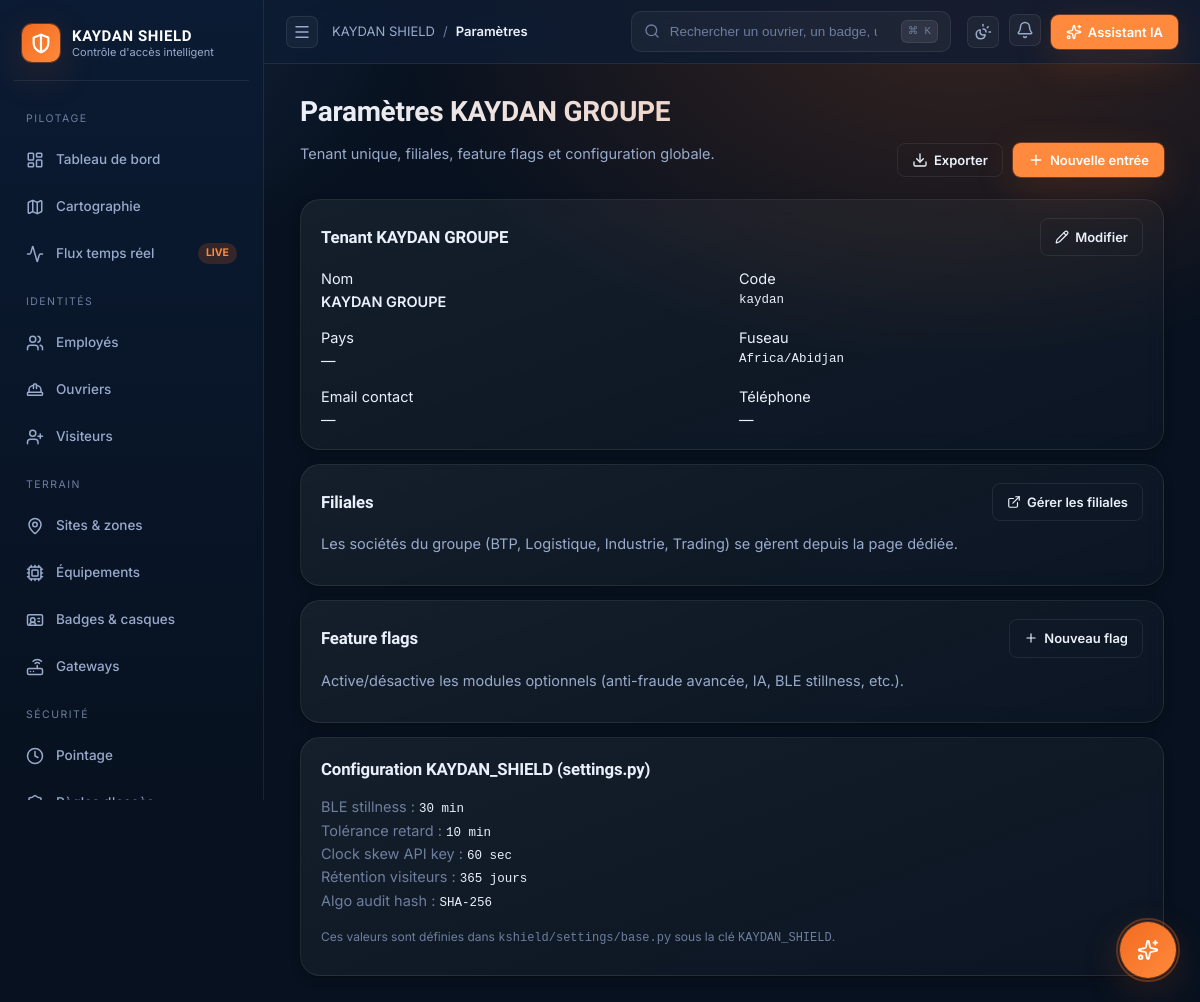
The page /settings/ (signed in) on the database its author committed.
### core/models.py (models this page shows, shortened)
class UUIDModel(models.Model):
    uuid = models.UUIDField(default=uuid.uuid4, editable=False, unique=True, db_index=True)
    class Meta:
        abstract = True

class TimeStampedModel(models.Model):
    created_at = models.DateTimeField(auto_now_add=True, db_index=True)
    updated_at = models.DateTimeField(auto_now=True)
    created_by = models.ForeignKey(
        settings.AUTH_USER_MODEL, null=True, blank=True,
        on_delete=models.SET_NULL, related_name="+",
    )
    updated_by = models.ForeignKey(
        settings.AUTH_USER_MODEL, null=True, blank=True,
        on_delete=models.SET_NULL, related_name="+",
    )
    class Meta:
        abstract = True

class Tenant(UUIDModel, TimeStampedModel):
    name = models.CharField(max_length=180)
    code = models.SlugField(max_length=40, unique=True)
    logo = models.ImageField(upload_to="tenants/logos/", null=True, blank=True)
    timezone = models.CharField(max_length=64, default="Africa/Abidjan")
    currency = models.CharField(max_length=8, default="XOF")
    is_active = models.BooleanField(default=True)
    settings = models.JSONField(default=dict, blank=True)
    class Meta:
        ordering = ["name"]

### administration/views.py (the view)
# urls.py: path("settings/",         views.SettingsView.as_view(),      name="admin-settings"),
class SettingsView(BaseAdminView):
    template_name = "administration/settings.html"
    active_nav = "settings"
    page_title = "Paramètres"
    breadcrumb = "Paramètres"
    def get_context_data(self, **kwargs):
        ctx = super().get_context_data(**kwargs)
        try:
            from core.services import get_kaydan_tenant
            ctx["tenant"] = get_kaydan_tenant()
        except Exception:
            ctx["tenant"] = None
        return ctx

### accounts/rbac.py (called while the page is built, shortened)
def user_permissions(user) -> set[str]:
    if not user or not user.is_authenticated:
        return set()
    if user.is_superuser:
        return {"*"}

### administration/views.py (called while the page is built, shortened)
    def dispatch(self, request, *args, **kwargs):
        if not request.user.is_authenticated:
            from django.shortcuts import redirect
            from urllib.parse import urlencode
            return redirect(f"/auth/login/?{urlencode({'next': request.get_full_path()})}")
        codes = self.permission_required
        return super().dispatch(request, *args, **kwargs)

    def get_context_data(self, **kwargs):
        ctx = super().get_context_data(**kwargs)
        ctx.update({
            "active_nav": self.active_nav,
            "page_title": self.page_title,
            "page_subtitle": self.page_subtitle,
            "breadcrumb": self.breadcrumb or self.page_title,
            "open_alerts_count": self._safe_count("antifraud", "FraudAlert", status="open"),
        })
        try:
            from accounts.rbac import user_permissions
            ctx["user_perms"] = user_permissions(self.request.user)
        except Exception:
            ctx["user_perms"] = set()
        return ctx

    @staticmethod
    def _safe_count(app_label: str, model_name: str, **filters) -> int:
        try:
            from django.apps import apps
            return apps.get_model(app_label, model_name).objects.filter(**filters).count()
        except Exception:
            return 0

### core/services.py (called while the page is built)
def get_kaydan_tenant():
    return KaydanTenantService.get()

    @classmethod
    def get(cls):
        if cls._cached is not None:
            return cls._cached
        from .models import Tenant
        tenant, created = Tenant.objects.get_or_create(
            code=KAYDAN_TENANT_CODE,
            defaults={
                "name": KAYDAN_TENANT_NAME,
                "timezone": "Africa/Abidjan",
                "currency": "XOF",
                "is_active": True,
            },
        )
        if created:
            log.info("Tenant KAYDAN créé automatiquement (code=%s)",
                     KAYDAN_TENANT_CODE)
        cls._cached = tenant
        return tenant

### templates/administration/settings.html (shortened to what this page needs)
{% extends "layout/base.html" %}
{% load admin_filters %}
{% block page_subtitle %}Tenant unique, filiales, feature flags et configuration globale.{% endblock %}
{% block breadcrumb %}Paramètres{% endblock %}
{% block content %}
  <section class="card mb-2">
    <header style="display:flex;align-items:center;justify-content:space-between;margin-bottom:12px">
      <h3 style="margin:0">Tenant KAYDAN GROUPE</h3>
      {% if tenant %}<a class="btn btn-ghost" href="{% url 'admin-tenant-update' tenant.pk %}"><i data-lucide="pencil" style="width:14px;height:14px"></i> Modifier</a>{% endif %}
    </header>
    {% if tenant %}
      <div class="form-grid">
        <div><div class="label">Nom</div><div style="font-weight:600">{{ tenant.name }}</div></div>
        <div><div class="label">Code</div><div class="mono">{{ tenant.code }}</div></div>
        <div><div class="label">Pays</div><div>{{ tenant.country|default:"—" }}</div></div>
        <div><div class="label">Fuseau</div><div class="mono">{{ tenant.timezone|default:"Africa/Abidjan" }}</div></div>
        <div><div class="label">Email contact</div><div>{{ tenant.contact_email|default:"—" }}</div></div>
        <div><div class="label">Téléphone</div><div>{{ tenant.contact_phone|default:"—" }}</div></div>
      </div>
    {% else %}
      <p class="text-dim">Tenant introuvable. Le service <code>core.services.get_kaydan_tenant()</code> doit en créer un automatiquement.</p>
    {% endif %}
  </section>
  <section class="card mb-2">
    <header style="display:flex;align-items:center;justify-content:space-between;margin-bottom:12px">
      <h3 style="margin:0">Filiales</h3>
      <a class="btn btn-ghost" href="{% url 'admin-companies' %}"><i data-lucide="external-link" style="width:14px;height:14px"></i> Gérer les filiales</a>
    </header>
    <p class="text-muted">Les sociétés du groupe (BTP, Logistique, Industrie, Trading) se gèrent depuis la page dédiée.</p>
  </section>
  <section class="card mb-2">
    <header style="display:flex;align-items:center;justify-content:space-between;margin-bottom:12px">
      <h3 style="margin:0">Feature flags</h3>
      <a class="btn btn-ghost" href="{% url 'admin-featureflag-create' %}"><i data-lucide="plus" style="width:14px;height:14px"></i> Nouveau flag</a>
    </header>
    <p class="text-muted">Active/désactive les modules optionnels (anti-fraude avancée, IA, BLE stillness, etc.).</p>
  </section>
  <section class="card">
    <h3 style="margin-top:0">Configuration KAYDAN_SHIELD (settings.py)</h3>
    <ul style="list-style:none;padding-left:0">
      <li><span class="text-dim">BLE stillness :</span> <span class="mono">30 min</span></li>
      <li><span class="text-dim">Tolérance retard :</span> <span class="mono">10 min</span></li>
      <li><span class="text-dim">Clock skew API key :</span> <span class="mono">60 sec</span></li>
      <li><span class="text-dim">Rétention visiteurs :</span> <span class="mono">365 jours</span></li>
      <li><span class="text-dim">Algo audit hash :</span> <span class="mono">SHA-256</span></li>
    </ul>
    <p class="text-dim" style="font-size:12px;margin-top:10px">Ces valeurs sont définies dans <code>kshield/settings/base.py</code> sous la clé <code>KAYDAN_SHIELD</code>.</p>
  </section>
{% endblock %}

### templates/layout/base.html (style rules this page uses)
:root { --ks-navy-900: #07111F; --ks-navy-800: #0B1B33; --ks-navy-700: #122749; --ks-navy-600: #1B3563; --ks-orange-500: #F26B1F; --ks-orange-400: #FF8A3D; --ks-orange-100: #FFE6D4; --ks-blue-300: #6FA8FF; --ks-mint-400: #2DD4BF; --ks-rose-400: #FB7185; --ks-amber-400: #FBBF24; --bg: #07111F; --bg-elev: #0E1C33; --bg-elev-2: #142546; --surface: rgba(255,255,255,0.04); --surface-strong: rgba(255,255,255,0.08); --border: rgba(255,255,255,0.08); --border-strong: rgba(255,255,255,0.16); --text: #EAF1FB; --text-muted: #9AAACB; --text-dim: #6E7E9E; --success: #34D399; --warning: #FBBF24; --danger: #F87171; --info: #60A5FA; --sidebar-w: 264px; --sidebar-w-collapsed: 76px; --topbar-h: 64px; --radius-sm: 8px; --radius: 14px; --radius-lg: 20px; --radius-xl: 28px; --shadow-1: 0 1px 2px rgba(0,0,0,.25), 0 4px 12px rgba(0,0,0,.18); --shadow-2: 0 8px 30px rgba(0,0,0,.28), 0 2px 6px rgba(0,0,0,.18); --shadow-glow: 0 0 0 1px rgba(242,107,31,.35), 0 12px 40px rgba(242,107,31,.18); --grad-brand: linear-gradient(135deg, #F26B1F 0%, #FF8A3D 100%); --grad-navy: linear-gradient(180deg, #0B1B33 0%, #07111F 100%); --grad-card: linear-gradient(160deg, rgba(255,255,255,.06) 0%, rgba(255,255,255,.02) 100%); --grad-aurora: radial-gradient(80% 60% at 80% 0%, rgba(242,107,31,.20), transparent 60%), radial-gradient(60% 50% at 0% 0%, rgba(111,168,255,.18), transparent 60%); }
* { box-sizing: border-box; }
html, body { height: 100%; }
body { margin: 0; font-family: 'Inter', system-ui, -apple-system, Segoe UI, Roboto, sans-serif; font-size: 14.5px; line-height: 1.55; color: var(--text); background: var(--bg); background-image: var(--grad-aurora); background-attachment: fixed; -webkit-font-smoothing: antialiased; text-rendering: optimizeLegibility; }
h1,h2,h3,h4 { font-family: 'Sora', 'Inter', sans-serif; letter-spacing: -.01em; margin: 0 0 .35em; }
h3 { font-size: 1.05rem; font-weight: 600; }
p { color: var(--text-muted); margin: 0 0 .8em; }
a { color: var(--ks-orange-400); text-decoration: none; }
code, pre { font-family: ui-monospace, SFMono-Regular, Menlo, monospace; }
.btn { display: inline-flex; align-items: center; gap: 8px; padding: 10px 16px; border-radius: 10px; font-weight: 600; font-size: 13.5px; cursor: pointer; border: 1px solid transparent; transition: all .18s; white-space: nowrap; }
.btn-ghost { background: var(--surface); color: var(--text); border-color: var(--border); }
.card { background: var(--grad-card); border: 1px solid var(--border); border-radius: var(--radius-lg); box-shadow: var(--shadow-1); padding: 18px 20px; backdrop-filter: blur(8px); }
.mb-2 { margin-bottom: 14px; }
.text-muted { color: var(--text-muted); }
.text-dim { color: var(--text-dim); }
.form-grid { display: grid; grid-template-columns: 1fr 1fr; gap: 14px; }
.mono { font-family: ui-monospace, monospace; font-size: 12.5px; }
.btn { display: inline-flex; align-items: center; gap: 6px; padding: 8px 14px; border-radius: 8px; font-size: 13px; font-weight: 600; cursor: pointer; border: 1px solid transparent; background: var(--surface); color: var(--text); text-decoration: none; transition: background .12s, border-color .12s; font-family: inherit; }
.btn-ghost { background: transparent; border: 1px solid var(--border); }

### rows shown on the page
Tenant: name "KAYDAN GROUPE", code "kaydan", timezone "Africa/Abidjan"

### other values the page prints
{{ tenant.country|default:"—" }} "—"
{{ tenant.contact_email|default:"—" }} "—"
{{ tenant.contact_phone|default:"—" }} "—"
